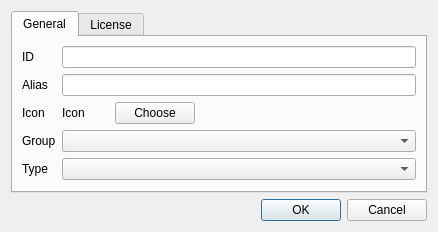
<?xml version="1.0" encoding="UTF-8"?>
<ui version="4.0">
 <class>Dialog</class>
 <widget class="QDialog" name="Dialog">
  <property name="geometry">
   <rect>
    <x>0</x>
    <y>0</y>
    <width>438</width>
    <height>216</height>
   </rect>
  </property>
  <property name="windowTitle">
   <string>Dialog</string>
  </property>
  <layout class="QVBoxLayout" name="verticalLayout">
   <item>
    <widget class="QTabWidget" name="tabWidget">
     <property name="currentIndex">
      <number>0</number>
     </property>
     <widget class="QWidget" name="tabGeneral">
      <attribute name="title">
       <string>General</string>
      </attribute>
      <layout class="QFormLayout" name="formLayout">
       <item row="0" column="0">
        <widget class="QLabel" name="idLabel">
         <property name="text">
          <string>ID</string>
         </property>
        </widget>
       </item>
       <item row="0" column="1">
        <widget class="QLineEdit" name="txtId"/>
       </item>
       <item row="1" column="0">
        <widget class="QLabel" name="lblAlias">
         <property name="text">
          <string>Alias</string>
         </property>
        </widget>
       </item>
       <item row="1" column="1">
        <widget class="QLineEdit" name="txtAlias"/>
       </item>
       <item row="2" column="0">
        <widget class="QLabel" name="iconLabel">
         <property name="text">
          <string>Icon</string>
         </property>
        </widget>
       </item>
       <item row="3" column="0">
        <widget class="QLabel" name="groupLabel">
         <property name="text">
          <string>Group</string>
         </property>
        </widget>
       </item>
       <item row="3" column="1">
        <widget class="QComboBox" name="cmbGroup"/>
       </item>
       <item row="4" column="0">
        <widget class="QLabel" name="typeLabel">
         <property name="text">
          <string>Type</string>
         </property>
        </widget>
       </item>
       <item row="4" column="1">
        <widget class="QComboBox" name="cmbType"/>
       </item>
       <item row="2" column="1">
        <layout class="QHBoxLayout" name="horizontalLayout">
         <property name="spacing">
          <number>30</number>
         </property>
         <item>
          <widget class="QLabel" name="iconPreview">
           <property name="maximumSize">
            <size>
             <width>24</width>
             <height>24</height>
            </size>
           </property>
           <property name="text">
            <string>Icon</string>
           </property>
           <property name="scaledContents">
            <bool>true</bool>
           </property>
          </widget>
         </item>
         <item>
          <widget class="QPushButton" name="iconChooseButton">
           <property name="text">
            <string>Choose</string>
           </property>
          </widget>
         </item>
         <item>
          <spacer name="horizontalSpacer">
           <property name="orientation">
            <enum>Qt::Horizontal</enum>
           </property>
           <property name="sizeHint" stdset="0">
            <size>
             <width>40</width>
             <height>20</height>
            </size>
           </property>
          </spacer>
         </item>
        </layout>
       </item>
      </layout>
     </widget>
     <widget class="QWidget" name="tabLicense">
      <attribute name="title">
       <string>License</string>
      </attribute>
      <layout class="QFormLayout" name="formLayout_2">
       <property name="fieldGrowthPolicy">
        <enum>QFormLayout::ExpandingFieldsGrow</enum>
       </property>
       <item row="0" column="0">
        <widget class="QLabel" name="licenseLabel">
         <property name="text">
          <string>License</string>
         </property>
        </widget>
       </item>
       <item row="0" column="1">
        <widget class="QLineEdit" name="txtLicense"/>
       </item>
       <item row="1" column="0">
        <widget class="QLabel" name="licenseLinkLabel">
         <property name="text">
          <string>License link</string>
         </property>
        </widget>
       </item>
       <item row="1" column="1">
        <widget class="QLineEdit" name="txtLicenseLink"/>
       </item>
       <item row="2" column="0">
        <widget class="QLabel" name="copyrightLabel">
         <property name="text">
          <string>Copyright</string>
         </property>
        </widget>
       </item>
       <item row="2" column="1">
        <widget class="QLineEdit" name="txtCopyrightText"/>
       </item>
       <item row="3" column="0">
        <widget class="QLabel" name="copyrightLinkLabel">
         <property name="text">
          <string>Copyright link</string>
         </property>
        </widget>
       </item>
       <item row="3" column="1">
        <widget class="QLineEdit" name="txtCopyrightLink"/>
       </item>
       <item row="4" column="0">
        <widget class="QLabel" name="termsOfUseLabel">
         <property name="text">
          <string>Terms of use</string>
         </property>
        </widget>
       </item>
       <item row="4" column="1">
        <widget class="QLineEdit" name="txtTermsOfUse"/>
       </item>
      </layout>
     </widget>
    </widget>
   </item>
   <item>
    <widget class="QDialogButtonBox" name="buttonBox">
     <property name="orientation">
      <enum>Qt::Horizontal</enum>
     </property>
     <property name="standardButtons">
      <set>QDialogButtonBox::Cancel|QDialogButtonBox::Ok</set>
     </property>
    </widget>
   </item>
  </layout>
 </widget>
 <resources/>
 <connections>
  <connection>
   <sender>buttonBox</sender>
   <signal>accepted()</signal>
   <receiver>Dialog</receiver>
   <slot>accept()</slot>
   <hints>
    <hint type="sourcelabel">
     <x>248</x>
     <y>254</y>
    </hint>
    <hint type="destinationlabel">
     <x>157</x>
     <y>274</y>
    </hint>
   </hints>
  </connection>
  <connection>
   <sender>buttonBox</sender>
   <signal>rejected()</signal>
   <receiver>Dialog</receiver>
   <slot>reject()</slot>
   <hints>
    <hint type="sourcelabel">
     <x>316</x>
     <y>260</y>
    </hint>
    <hint type="destinationlabel">
     <x>286</x>
     <y>274</y>
    </hint>
   </hints>
  </connection>
 </connections>
</ui>
